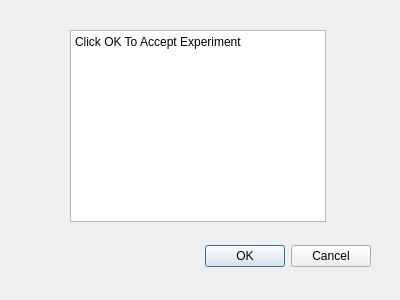
<?xml version="1.0" encoding="UTF-8"?>
<ui version="4.0">
 <class>Dialog</class>
 <widget class="QDialog" name="Dialog">
  <property name="geometry">
   <rect>
    <x>0</x>
    <y>0</y>
    <width>400</width>
    <height>300</height>
   </rect>
  </property>
  <property name="windowTitle">
   <string>Dialog</string>
  </property>
  <widget class="QDialogButtonBox" name="buttonBox">
   <property name="geometry">
    <rect>
     <x>30</x>
     <y>240</y>
     <width>341</width>
     <height>32</height>
    </rect>
   </property>
   <property name="orientation">
    <enum>Qt::Horizontal</enum>
   </property>
   <property name="standardButtons">
    <set>QDialogButtonBox::Cancel|QDialogButtonBox::Ok</set>
   </property>
  </widget>
  <widget class="QTextBrowser" name="textBrowser">
   <property name="geometry">
    <rect>
     <x>70</x>
     <y>30</y>
     <width>256</width>
     <height>192</height>
    </rect>
   </property>
   <property name="html">
    <string>&lt;!DOCTYPE HTML PUBLIC &quot;-//W3C//DTD HTML 4.0//EN&quot; &quot;http://www.w3.org/TR/REC-html40/strict.dtd&quot;&gt;
&lt;html&gt;&lt;head&gt;&lt;meta name=&quot;qrichtext&quot; content=&quot;1&quot; /&gt;&lt;style type=&quot;text/css&quot;&gt;
p, li { white-space: pre-wrap; }
&lt;/style&gt;&lt;/head&gt;&lt;body style=&quot; font-family:'SimSun'; font-size:9pt; font-weight:400; font-style:normal;&quot;&gt;
&lt;p style=&quot; margin-top:0px; margin-bottom:0px; margin-left:0px; margin-right:0px; -qt-block-indent:0; text-indent:0px;&quot;&gt;Click OK To Accept Experiment&lt;/p&gt;&lt;/body&gt;&lt;/html&gt;</string>
   </property>
  </widget>
 </widget>
 <resources/>
 <connections>
  <connection>
   <sender>buttonBox</sender>
   <signal>accepted()</signal>
   <receiver>Dialog</receiver>
   <slot>accept()</slot>
   <hints>
    <hint type="sourcelabel">
     <x>248</x>
     <y>254</y>
    </hint>
    <hint type="destinationlabel">
     <x>157</x>
     <y>274</y>
    </hint>
   </hints>
  </connection>
  <connection>
   <sender>buttonBox</sender>
   <signal>rejected()</signal>
   <receiver>Dialog</receiver>
   <slot>reject()</slot>
   <hints>
    <hint type="sourcelabel">
     <x>316</x>
     <y>260</y>
    </hint>
    <hint type="destinationlabel">
     <x>286</x>
     <y>274</y>
    </hint>
   </hints>
  </connection>
 </connections>
</ui>
